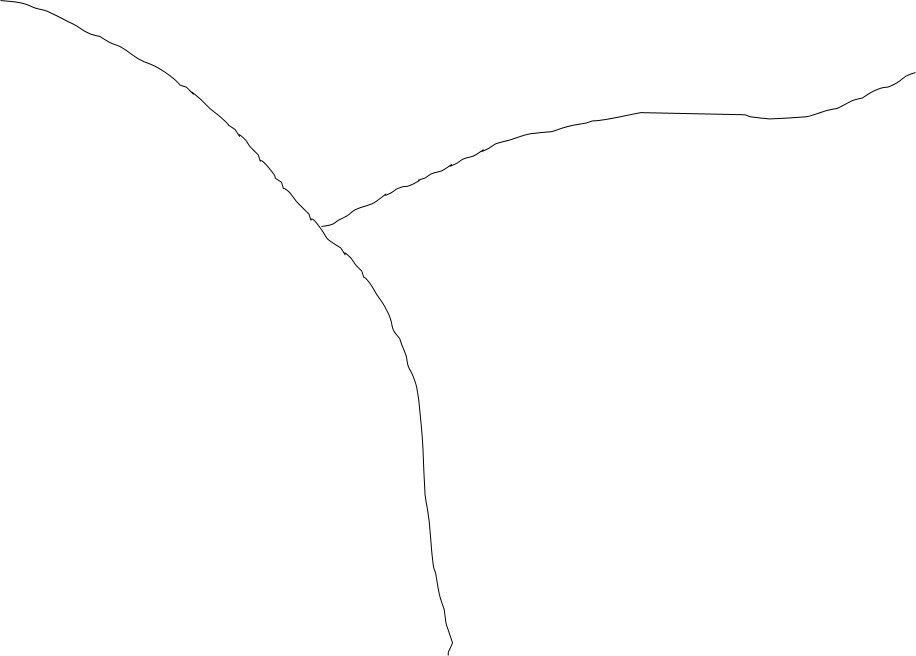
#> input picture line.jpg, 916 x 656 px
$ python ROI.py
#> lines starting #> are read from the running program, lines starting #| are printed output that depends on the picture; after the words box and inside, x2 and y2 are one past the last pixel; in counts of white or black regions, pixels touching at a corner belong together
# -*- coding: utf-8 -*-
"""
ROI
Created on Wed Aug 23 16:00:32 2017

@author: Cho
"""
import numpy as np
import cv2
import matplotlib.pyplot as plt
from skimage.morphology import thin

img = cv2.imread('line.jpg', 0)
#> img is the input picture: shape (656, 916); min 0, max 255, mean 254.3
_, th = cv2.threshold(img, 128, 255, cv2.THRESH_BINARY_INV)
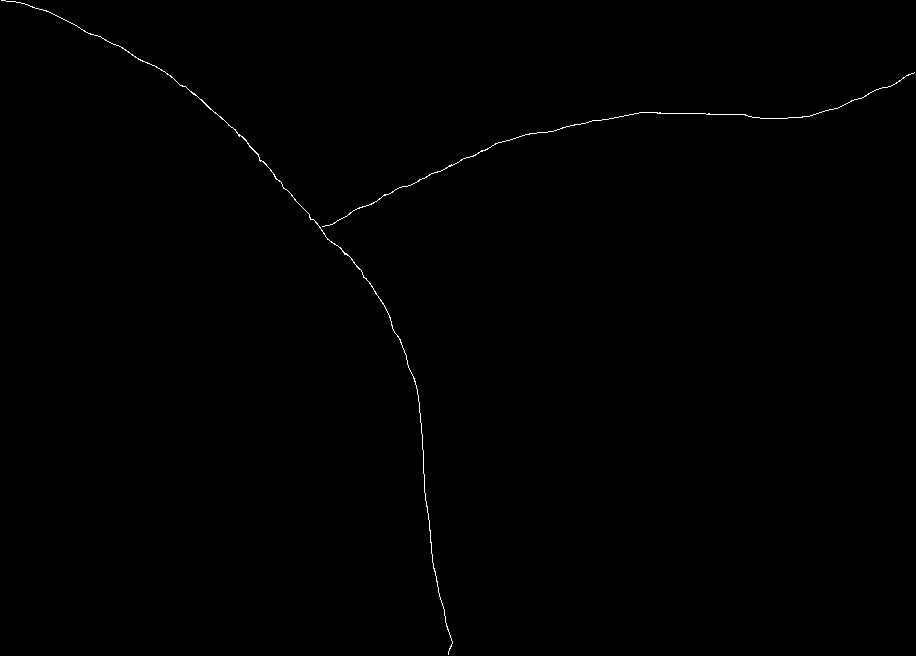
#> th: shape (656, 916); 0.26% white in thin lines or dots
bn = np.zeros_like(img)
skel = thin(th)
#> skel: shape (656, 916) bool; 0.23% white in thin lines or dots
bn[skel] = 255

roi_R = 40
roi_C = 40
for r in range(roi_R, bn.shape[0]-roi_R):
    for c in range(roi_C, bn.shape[1]-roi_C):
        if skel[r, c]:
            # plt.imshow(bn[r-roi_R:r+roi_R, c-roi_C:c+roi_C])
            cv2.rectangle(img,(c-roi_C,r-roi_R),(c+roi_C,r+roi_R),(128),3)
            skel[r-roi_R:r+roi_R, c-roi_C:c+roi_C] = False
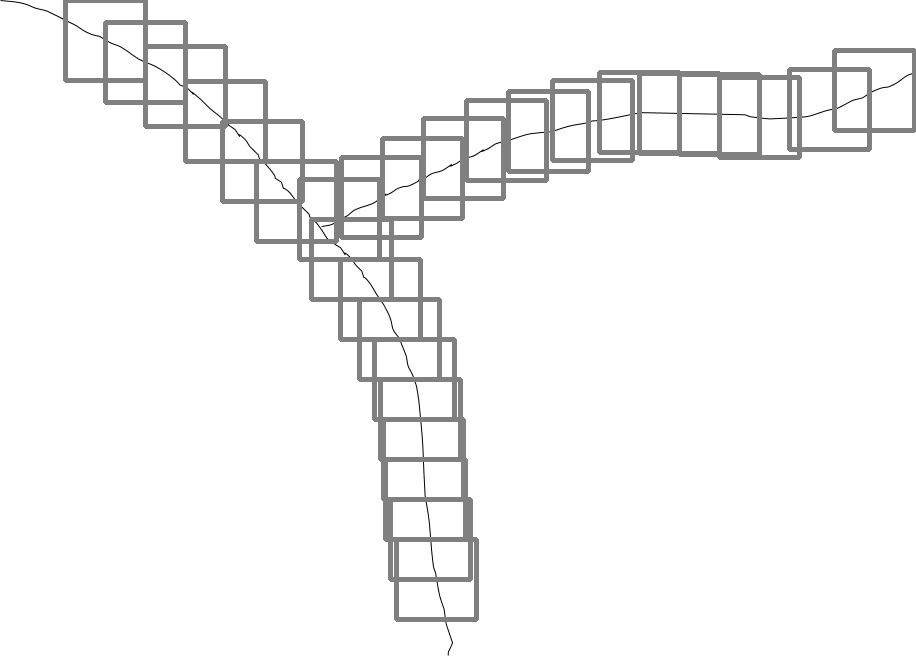
#> img: shape (656, 916); 6.26% of pixels changed, all inside (x1, y1, x2, y2) = (63, 0, 916, 622)
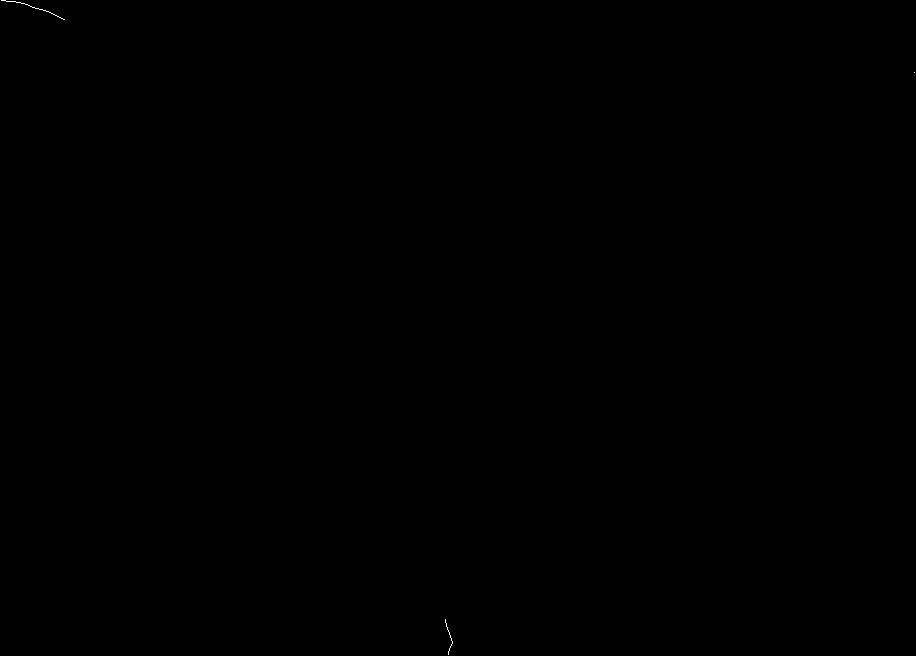
#> skel: shape (656, 916) bool; 0.02% white in thin lines or dots

plt.imshow(img)
plt.show()
